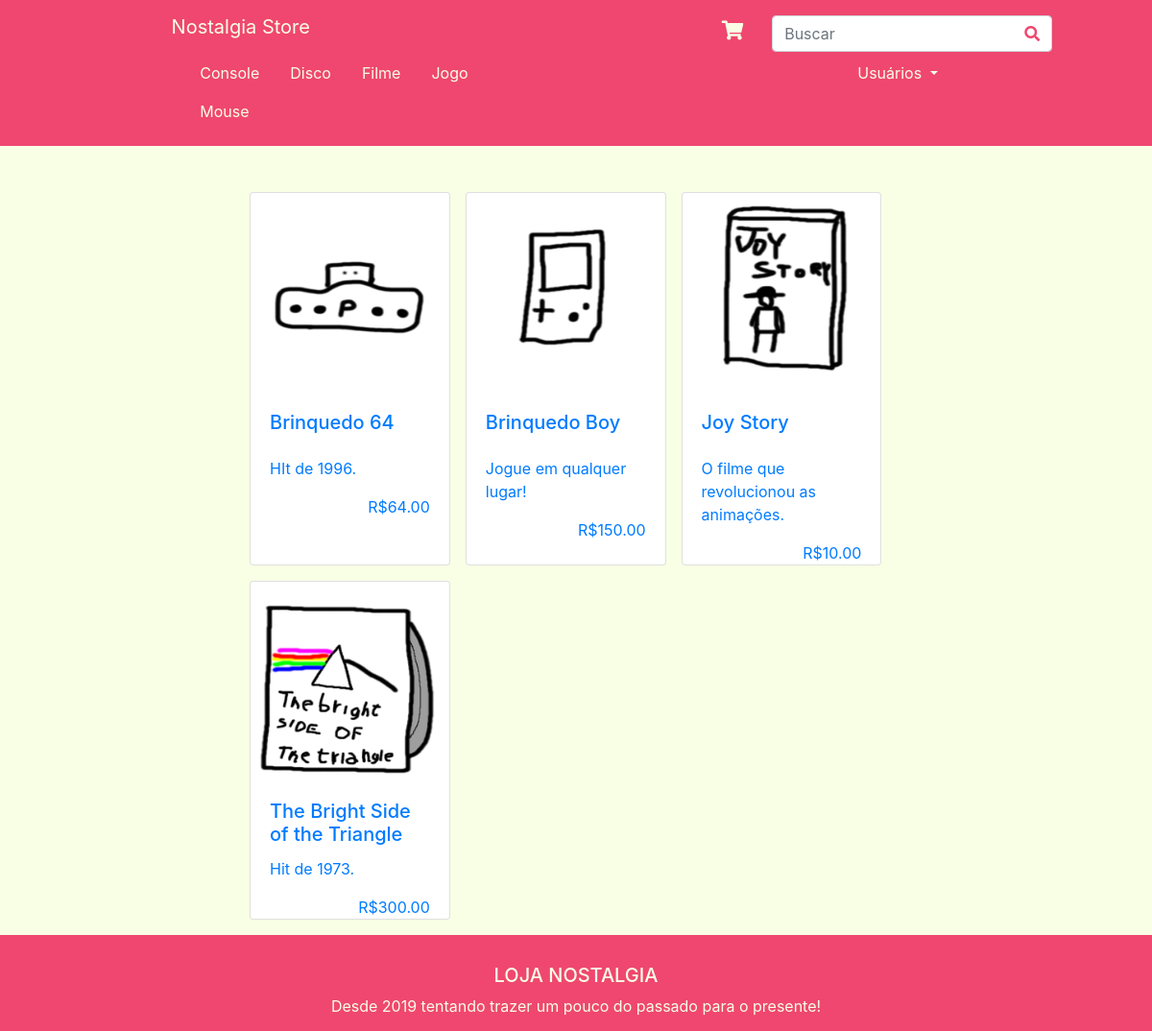
The app's page / (signed in) with its own data.
### produto/models.py (models this page shows, shortened)
class Categoria(models.Model):
    nome = models.CharField(max_length=200, db_index=True)
    slug = models.SlugField(max_length=200, db_index=True, unique=True)
    class Meta:
        db_table='categoria'
    def get_absolute_path(self):
        return reverse('produto:lista_categoria', args=[self.slug])

class Produto(models.Model):
    categoria = models.ForeignKey(Categoria, related_name='produtos', on_delete=models.DO_NOTHING)
    nome = models.CharField(max_length=200, db_index=True)
    slug = models.SlugField(max_length=200, db_index=True)
    imagem = models.CharField(max_length=200)
    descricao = models.TextField(blank=True)
    preco = models.DecimalField(max_digits=10, decimal_places=2)
    estoque = models.PositiveIntegerField()
    disponivel = models.BooleanField(default=True)
    user = models.ForeignKey(settings.AUTH_USER_MODEL,
                             related_name='produtos',
                             on_delete=models.DO_NOTHING,
                             null=True)
    class Meta:
        db_table = 'produto'
    def get_absolute_path(self):
        return reverse('produto:pagina_produto', args=[self.id, self.slug])
    def __str__(self):
        return self.nome

### produto/views.py (the view)
# urls.py: path('', views.index, name='index'),
def index(request):
    produtos = Produto.objects.filter(disponivel=True).order_by("id")
    categorias = Categoria.objects.all().order_by("nome")
    print(produtos)
    return render(request, 'produto/index.html', {'produtos': produtos, 'categorias': categorias})

### produto/templates/produto/index.html (shortened to what this page needs)
{% extends "base.html" %}
{% load static %}
{% block conteudo %}
    {% static "produto/img/" as baseUrl %}
    <div style="padding-left: 20%; padding-right: 20%;">
        <div class="row mt-5">
            {% for produto in produtos %}
                <div class="card mx-2 mb-3">
                    <a href="{{ produto.get_absolute_path }}">
                    <img src="{% static 'produto/img/' %}{{ produto.imagem }}" class="card-img-top" alt="...">
                    <div class="card-body">
                        <div>
                            <h5 class="card-title float-left">{{ produto.nome }}
                            </h5>
                        </div>
                        <div><br><br>
                            <p class="card-text">{{ produto.descricao }}</p>
                            <h8 style="float: right;">R${{ produto.preco }}</h8>
                        </div>
                    </div>
                    </a>
                </div>
            {% endfor %}
        </div>
    </div>
{% endblock %}

### templates/base.html (shortened to what this page needs)
{% load static %}
<!DOCTYPE html>
<html lang="en">
<head>
  <link href="{% static 'produto/css/bootstrap.css' %}" rel="stylesheet">
  <link href="{% static 'produto/css/all.css' %}" rel="stylesheet">
  <link href="{% static 'produto/css/jquery-ui.min.css' %}" rel="stylesheet">
  <link href="{% static 'produto/css/custom.css' %}" rel="stylesheet">
</head>
<div id="pagina" style = "padding-bottom: 100px;">
<div id="conteudo">
<body style="background-color: #F8FFE5">
  <div>
    <nav class="navbar fixed-top navbar-expand-sm navbar-dark bg-primary">
      <div class="container-fluid">
        <div class="container-fluid">
          <div class="row justify-content-around">
            <div class="left-align">
              <div class="col-4">
                <a id="title" class="navbar-brand" href="/">Nostalgia Store</a>
              </div>
            </div>
            <div class="col-8">
              <div class="navbar">
                <div class="container-fluid justify-content-end">
                  <div>
                    <a href="/carrinho.html">
                      <h5 id="carrinho" class="fas fa-shopping-cart">
                      </h5>
                    </a>
                  </div>
                  <div>
                    <form class="form-inline my-2 my-lg-0" action="pesquisa" id="formBusca">
                      <input id="busca" name="texto" class="form-control mr-sm-2" type="text" placeholder="Buscar">
                      <button id="search" class="btn fas fa-search" type="submit" form="formBusca">
                      </button>
                    </form>
                  </div>
                </div>
              </div>
            </div>
          </div>
        </div>
      </div>
    </nav>
  </div>
  <nav class="navbar navbar-dark bg-primary" style="margin-top:40px;">
    <div class="container-fluid">
      <div class="container-fluid">
        <div class="row justify-content-around">
          <div class="col-4">
            <div class="navbar row justify-content-start">
              {% for cat in categorias %}
                    <a class="nav-link categoria {% if categoria == cat %}active{% endif %}"
                       href="{{ cat.get_absolute_path }}">{{ cat.nome }}</a>
                {% endfor %}
            </div>
          </div>
          <div>
            <div class="col-8 justify-content-end">
              <div class="navbar">
                <div class="dropdown">
                   <a class="nav-item nav-link dropdown-toggle" data-toggle="dropdown" style="color: #F8FFE5" href="#">
                      Usuários
                   </a>
                </div>
              </div>
            </div>
          </div>
        </div>
      </div>
    </div>
  </nav>
    <div class="container">
        {% block conteudo %}
        {% endblock %}
    </div>
    </div>
  </div>
  <footer class="footer" style="text-align: center;">
      <div class="container footer-contents">
        <h5 style="color: #F8FFE5;">LOJA NOSTALGIA</h5>
        <span style="color: #F8FFE5;">Desde 2019 tentando trazer um pouco do passado para o presente!</span>
      </div>
    </footer>
</body>
</html>

### produto/static/produto/css/all.css (style rules this page uses)
.fa, .fas, .far, .fal, .fab { -moz-osx-font-smoothing: grayscale; -webkit-font-smoothing: antialiased; display: inline-block; font-style: normal; font-variant: normal; text-rendering: auto; line-height: 1; }
.fa-search:before { content: "\f002"; }
.fa-shopping-cart:before { content: "\f07a"; }
.fa, .fas { font-family: 'Font Awesome 5 Free'; font-weight: 900; }

### produto/static/produto/css/custom.css (style rules this page uses)
.footer { display: inline-block; padding-top:30px; height:100px; width: 100%; background-attachment: scroll; background-position: 0% 0%; background-color: #EF476F; position: fixed; bottom: 0pt; left: 0pt; }
.bg-primary { background-color: #EF476F !important; }
.left-align { padding-left: 10% }
#title { color: #F8FFE5; }
.categoria { color: #F8FFE5; }
#carrinho { color: #F8FFE5; margin-right: 30px; }
#busca { padding-right: 30px; }
#search { color: #EF476F; margin-left: -50px; }
.card { max-width: 30%; }

### records on screen
Categoria: nome "Console"
Categoria: nome "Disco"
Categoria: nome "Filme"
Categoria: nome "Jogo"
Categoria: nome "Mouse"
Produto: imagem (picture), nome "Brinquedo 64", descricao "HIt de 1996.", preco "64.00"
Produto: imagem (picture), nome "Brinquedo Boy", descricao "Jogue em qualquer lugar!", preco "150.00"
Produto: imagem (picture), nome "Joy Story", descricao "O filme que revolucionou as animações.", preco "10.00"
Produto: imagem (picture), nome "The Bright Side of the Triangle", descricao "Hit de 1973.", preco "300.00"
